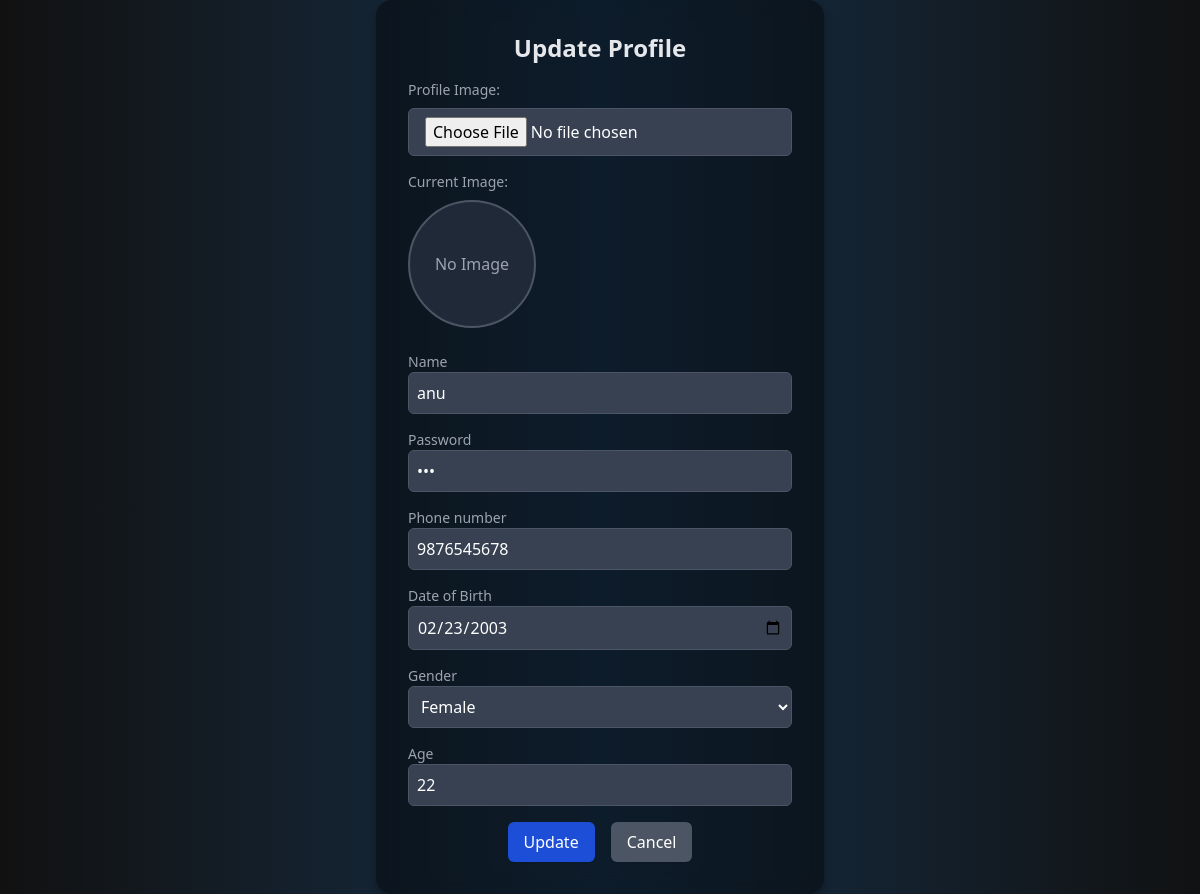
/update/ (signed in), run on the app's committed database.
### resume_app/models.py (models this page shows)
class Reg(models.Model):
    image=models.ImageField(upload_to='pprofile/',null=True,blank=True)
    name=models.CharField(max_length=20)
    email=models.EmailField(max_length=50,unique=True)
    password=models.CharField(max_length=10)
    dob=models.DateField()
    phonenumber=models.IntegerField()
    age=models.IntegerField(max_length=5)
    status=models.CharField(max_length=20,choices=[('success','Success'),('Inactive','inactive')],default='pending',null=True,blank=True)
    sstatus=models.CharField(max_length=20,choices=[('success','Success'),('Inactive','inactive')],default='pending',null=True,blank=True)
    GENDER_CHOICES =[
        ('Male','Male'),
        ('Female','Female'),
        ('Others','Others'),
    ]
    gender=models.CharField(
        max_length=6,
        choices=GENDER_CHOICES,
    )

### resume_app/views.py (the view, shortened to what this page needs)
# urls.py: path('update/',views.update,name='update'),
def update(request):
    email = request.session.get('email')
    if not email:
        return redirect('login')
    try:
        user = models.Reg.objects.get(email=email)
    except models.Reg.DoesNotExist:
        return redirect('login')
    return render(request, 'update.html', {'user': user})

### resume_app/templates/update.html (shortened to what this page needs)
<!DOCTYPE html>
<html lang="en">
<head>
    <script src="https://cdn.tailwindcss.com"></script>
</head>
<body class="bg-black text-white font-sans">
    <div class="wave-background"></div>
    <div class="flex items-center justify-center min-h-screen">
        <div class="profile-box w-full max-w-md floating">
            <h2 class="text-2xl font-bold text-center text-gray-200">Update Profile</h2>
            <form method="POST" id="update-form" enctype="multipart/form-data">
                <div class="mt-4 space-y-4">
                    <div class="mb-6">
                        <label for="image" class="block text-sm font-medium text-gray-400">Profile Image:</label>
                        <input type="file" id="image" name="image" class="w-full mt-2 px-4 py-2 bg-gray-700 border border-gray-600 rounded-md focus:outline-none focus:ring-2 focus:ring-blue-500 text-white">
                        <div class="mt-4">
                            <p class="text-gray-400 text-sm">Current Image:</p>
                            {% if user.image %}
                                <img src="{{ user.image.url }}" alt="Profile Image" class="w-32 h-32 rounded-full border-2 border-gray-300 object-cover mt-2">
                            {% else %}
                                <div class="w-32 h-32 rounded-full border-2 border-gray-600 flex items-center justify-center bg-gray-800 mt-2">
                                    <span class="text-gray-400">No Image</span>
                                </div>
                            {% endif %}
                        </div>
                    </div>
                    <div>
                        <label for="name" class="block text-sm font-medium text-gray-400">Name</label>
                        <input type="text" id="name" name="name" value="{{ user.name }}" required class="bg-gray-700 border border-gray-600 rounded-md p-2 w-full text-white">
                    </div>
                    <div>
                        <label for="password" class="block text-sm font-medium text-gray-400">Password</label>
                        <input type="password" id="password" name="password" value="{{ user.password }}" required class="bg-gray-700 border border-gray-600 rounded-md p-2 w-full text-white">
                    </div>
                    <div>
                        <label for="phonenumber" class="block text-sm font-medium text-gray-400">Phone number</label>
                        <input type="tel" id="phonenumber" name="phonenumber" value="{{user.phonenumber}}" required class="bg-gray-700 border border-gray-600 rounded-md p-2 w-full text-white">
                    </div>
                    <div>
                        <label for="dob" class="block text-sm font-medium text-gray-400">Date of Birth</label>
                        <input type="date" id="dob" name="dob" value="{{ user.dob|date:'Y-m-d' }}" required class="bg-gray-700 border border-gray-600 rounded-md p-2 w-full text-white">
                    </div>
                    <div>
                        <label for="gender" class="block text-sm font-medium text-gray-400">Gender</label>
                        <select id="gender" name="gender" required class="bg-gray-700 border border-gray-600 rounded-md p-2 w-full text-white">
                            <option value="Female" {% if user.gender == "Female" %}selected{% endif %}>Female</option>
                        </select>
                    </div>
                    <div>
                        <label for="age" class="block text-sm font-medium text-gray-400">Age</label>
                        <input type="number" id="age" name="age" min="0" max="120" value="{{ user.age }}" required class="bg-gray-700 border border-gray-600 rounded-md p-2 w-full text-white">
                    </div>
                    <div class="mt-6 flex justify-center space-x-4">
                        <button type="submit" class="px-4 py-2 bg-blue-700 text-white rounded-md shadow hover:bg-blue-800 focus:outline-none">Update</button>
                        <a href="/pprofile/" class="px-4 py-2 bg-gray-600 text-white rounded-md shadow hover:bg-gray-700 focus:outline-none">Cancel</a>
                    </div>
                </div>
            </form>
        </div>
    </div>
</body>
</html>

### resume_app/templates/update.html (style rules this page uses)
.floating { animation: float 6s ease-in-out infinite; }
.wave-background { position: absolute; top: 0; left: 0; width: 100%; height: 100%; background: linear-gradient(90deg, rgba(82, 81, 81, 0.3), rgba(80, 168, 255, 0.4), rgba(48, 50, 51, 0.5)); animation: wave 12s ease-in-out infinite; z-index: -1; opacity: 0.7; }
.profile-box { background: rgba(0, 0, 0, 0.4); border-radius: 1rem; backdrop-filter: blur(10px); box-shadow: 0 4px 8px rgba(0, 0, 0, 0.3); padding: 2rem; transition: all 0.3s ease-in-out; }
button { transition: all 0.3s ease-in-out; }
body, html { overflow-x: hidden; margin: 0; padding: 0; height: 100%; }

### data on the page
Reg: name "anu", phonenumber "9876545678", dob "02/23/2003", gender "Female", age "22"
